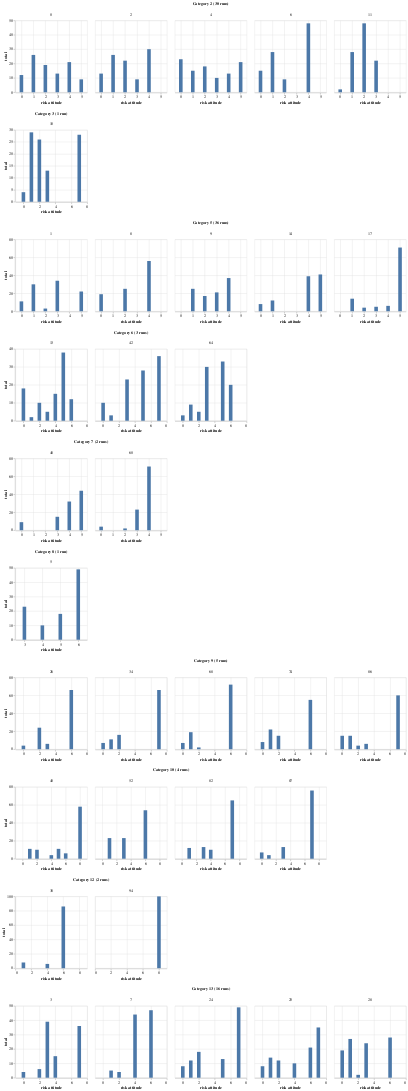

Notebook code for this chart:
### Code cell
# graph some some sample risk distributions within each category, to help understand

combined_chart = None

for category in sorted(model_last_step.population_risk_category.unique()):
    # how many runs ended in this category?
    runs = model_last_step[model_last_step.population_risk_category == category]
    num_runs = len(runs)

    agent_data = []
    # display at max 5 runs for each category
    for run in runs.head(5).itertuples():
       # get agent data from original df for this run and step
       run_agent_df = df[(df.RunId == run.RunId) & (df.Step == run.Step)]
       # group and calculate number of agents per risk level
       grouped = run_agent_df.groupby("risk_level", as_index=False).agg(total=("AgentID", "count"))
       grouped['RunId'] = run.RunId  # set run id for graphing as columned bar chart
       agent_data.append(grouped)

    # combine collected agent data for all runs in this category
    agent_df = pd.concat(agent_data)

    # column bar chart adapted from https://stackoverflow.com/a/71608013
    chart = alt.Chart(agent_df).mark_bar(width=10).encode(
            alt.X('risk_level', title='risk attitude'),
            alt.Y('total'),
            alt.Column('RunId', header=alt.Header(title=f"Category {category} ({num_runs} run{'' if num_runs == 1 else 's'})"))
        ).properties(
             width=200,
             height=200
         )

    # concatenate category charts vertically
    if combined_chart is None:
        combined_chart = chart
    else:
        combined_chart &= chart
            
combined_chart

### Figure 1 — Vega-Lite specification as saved in the notebook (floating-point values rounded to 4 significant figures)
{"config": {"view": {"continuousWidth": 300, "continuousHeight": 300}}, "vconcat": [{"data": {"name": "data-874fc18c59787a1ec0faa8f7bd721426"}, "mark": {"type": "bar", "width": 10}, "encoding": {"column": {"field": "RunId", "header": {"title": "Category 2 (30 runs)"}, "type": "quantitative"}, "x": {"field": "risk_level", "title": "risk attitude", "type": "quantitative"}, "y": {"field": "total", "type": "quantitative"}}, "height": 200, "width": 200}, {"data": {"name": "data-875560035a84a8cc749b969f9e77e5db"}, "mark": {"type": "bar", "width": 10}, "encoding": {"column": {"field": "RunId", "header": {"title": "Category 3 (1 run)"}, "type": "quantitative"}, "x": {"field": "risk_level", "title": "risk attitude", "type": "quantitative"}, "y": {"field": "total", "type": "quantitative"}}, "height": 200, "width": 200}, {"data": {"name": "data-cc22863f6be9ebae5a418442d69fe723"}, "mark": {"type": "bar", "width": 10}, "encoding": {"column": {"field": "RunId", "header": {"title": "Category 5 (36 runs)"}, "type": "quantitative"}, "x": {"field": "risk_level", "title": "risk attitude", "type": "quantitative"}, "y": {"field": "total", "type": "quantitative"}}, "height": 200, "width": 200}, {"data": {"name": "data-e8b64bd140a46fd0d14414d27c6e5ff3"}, "mark": {"type": "bar", "width": 10}, "encoding": {"column": {"field": "RunId", "header": {"title": "Category 6 (3 runs)"}, "type": "quantitative"}, "x": {"field": "risk_level", "title": "risk attitude", "type": "quantitative"}, "y": {"field": "total", "type": "quantitative"}}, "height": 200, "width": 200}, {"data": {"name": "data-f53a38916265d9d833b8d2fba5094ed3"}, "mark": {"type": "bar", "width": 10}, "encoding": {"column": {"field": "RunId", "header": {"title": "Category 7 (2 runs)"}, "type": "quantitative"}, "x": {"field": "risk_level", "title": "risk attitude", "type": "quantitative"}, "y": {"field": "total", "type": "quantitative"}}, "height": 200, "width": 200}, {"data": {"name": "data-a1f8c465775094a7461aeb38eac8c791"}, "mark": {"type": "bar", "width": 10}, "encoding": {"column": {"field": "RunId", "header": {"title": "Category 8 (1 run)"}, "type": "quantitative"}, "x": {"field": "risk_level", "title": "risk attitude", "type": "quantitative"}, "y": {"field": "total", "type": "quantitative"}}, "height": 200, "width": 200}, {"data": {"name": "data-dfd87bebef004a502e64ac475e5258a3"}, "mark": {"type": "bar", "width": 10}, "encoding": {"column": {"field": "RunId", "header": {"title": "Category 9 (5 runs)"}, "type": "quantitative"}, "x": {"field": "risk_level", "title": "risk attitude", "type": "quantitative"}, "y": {"field": "total", "type": "quantitative"}}, "height": 200, "width": 200}, {"data": {"name": "data-067601325569a1ca8a76b16adf4027f8"}, "mark": {"type": "bar", "width": 10}, "encoding": {"column": {"field": "RunId", "header": {"title": "Category 10 (4 runs)"}, "type": "quantitative"}, "x": {"field": "risk_level", "title": "risk attitude", "type": "quantitative"}, "y": {"field": "total", "type": "quantitative"}}, "height": 200, "width": 200}, {"data": {"name": "data-adf86ace4107833bc93c3d9930f69ec4"}, "mark": {"type": "bar", "width": 10}, "encoding": {"column": {"field": "RunId", "header": {"title": "Category 12 (2 runs)"}, "type": "quantitative"}, "x": {"field": "risk_level", "title": "risk attitude", "type": "quantitative"}, "y": {"field": "total", "type": "quantitative"}}, "height": 200, "width": 200}, {"data": {"name": "data-d31d3e2608be19ef35bd3c383becef2e"}, "mark": {"type": "bar", "width": 10}, "encoding": {"column": {"field": "RunId", "header": {"title": "Category 13 (16 runs)"}, "type": "quantitative"}, "x": {"field": "risk_level", "title": "risk attitude", "type": "quantitative"}, "y": {"field": "total", "type": "quantitative"}}, "height": 200, "width": 200}], "$schema": "https://vega.github.io/schema/vega-lite/v5.14.1.json", "datasets": {"data-874fc18c59787a1ec0faa8f7bd721426": [{"risk_level": 0.0, "total": 12, "RunId": 0}, {"risk_level": 1.0, "total": 26, "RunId": 0}, {"risk_level": 2.0, "total": 19, "RunId": 0}, {"risk_level": 3.0, "total": 13, "RunId": 0}, {"risk_level": 4.0, "total": 21, "RunId": 0}, {"risk_level": 5.0, "total": 9, "RunId": 0}, {"risk_level": 0.0, "total": 13, "RunId": 2}, {"risk_level": 1.0, "total": 26, "RunId": 2}, {"risk_level": 2.0, "total": 22, "RunId": 2}, {"risk_level": 3.0, "total": 9, "RunId": 2}, {"risk_level": 4.0, "total": 30, "RunId": 2}, {"risk_level": 0.0, "total": 23, "RunId": 4}, {"risk_level": 1.0, "total": 15, "RunId": 4}, {"risk_level": 2.0, "total": 18, "RunId": 4}, {"risk_level": 3.0, "total": 10, "RunId": 4}, {"risk_level": 4.0, "total": 13, "RunId": 4}, {"risk_level": 5.0, "total": 21, "RunId": 4}, {"risk_level": 0.0, "total": 15, "RunId": 6}, {"risk_level": 1.0, "total": 28, "RunId": 6}, {"risk_level": 2.0, "total": 9, "RunId": 6}, {"risk_level": 4.0, "total": 48, "RunId": 6}, {"risk_level": 0.0, "total": 2, "RunId": 11}, {"risk_level": 1.0, "total": 28, "RunId": 11}, {"risk_level": 2.0, "total": 48, "RunId": 11}, {"risk_level": 3.0, "total": 22, "RunId": 11}], "data-875560035a84a8cc749b969f9e77e5db": [{"risk_level": 0.0, "total": 4, "RunId": 10}, {"risk_level": 1.0, "total": 29, "RunId": 10}, {"risk_level": 2.0, "total": 26, "RunId": 10}, {"risk_level": 3.0, "total": 13, "RunId": 10}, {"risk_level": 7.0, "total": 28, "RunId": 10}], "data-cc22863f6be9ebae5a418442d69fe723": [{"risk_level": 0.0, "total": 11, "RunId": 1}, {"risk_level": 1.0, "total": 30, "RunId": 1}, {"risk_level": 2.0, "total": 3, "RunId": 1}, {"risk_level": 3.0, "total": 34, "RunId": 1}, {"risk_level": 5.0, "total": 22, "RunId": 1}, {"risk_level": 0.0, "total": 19, "RunId": 8}, {"risk_level": 2.0, "total": 25, "RunId": 8}, {"risk_level": 4.0, "total": 56, "RunId": 8}, {"risk_level": 1.0, "total": 25, "RunId": 9}, {"risk_level": 2.0, "total": 17, "RunId": 9}, {"risk_level": 3.0, "total": 21, "RunId": 9}, {"risk_level": 4.0, "total": 37, "RunId": 9}, {"risk_level": 0.0, "total": 8, "RunId": 14}, {"risk_level": 1.0, "total": 12, "RunId": 14}, {"risk_level": 4.0, "total": 39, "RunId": 14}, {"risk_level": 5.0, "total": 41, "RunId": 14}, {"risk_level": 1.0, "total": 14, "RunId": 17}, {"risk_level": 2.0, "total": 4, "RunId": 17}, {"risk_level": 3.0, "total": 5, "RunId": 17}, {"risk_level": 4.0, "total": 6, "RunId": 17}, {"risk_level": 5.0, "total": 71, "RunId": 17}], "data-e8b64bd140a46fd0d14414d27c6e5ff3": [{"risk_level": 0.0, "total": 18, "RunId": 13}, {"risk_level": 1.0, "total": 2, "RunId": 13}, {"risk_level": 2.0, "total": 10, "RunId": 13}, {"risk_level": 3.0, "total": 5, "RunId": 13}, {"risk_level": 4.0, "total": 15, "RunId": 13}, {"risk_level": 5.0, "total": 38, "RunId": 13}, {"risk_level": 6.0, "total": 12, "RunId": 13}, {"risk_level": 0.0, "total": 10, "RunId": 42}, {"risk_level": 1.0, "total": 3, "RunId": 42}, {"risk_level": 3.0, "total": 23, "RunId": 42}, {"risk_level": 5.0, "total": 28, "RunId": 42}, {"risk_level": 7.0, "total": 36, "RunId": 42}, {"risk_level": 0.0, "total": 3, "RunId": 64}, {"risk_level": 1.0, "total": 9, "RunId": 64}, {"risk_level": 2.0, "total": 5, "RunId": 64}, {"risk_level": 3.0, "total": 30, "RunId": 64}, {"risk_level": 5.0, "total": 33, "RunId": 64}, {"risk_level": 6.0, "total": 20, "RunId": 64}], "data-f53a38916265d9d833b8d2fba5094ed3": [{"risk_level": 0.0, "total": 9, "RunId": 48}, {"risk_level": 3.0, "total": 15, "RunId": 48}, {"risk_level": 4.0, "total": 32, "RunId": 48}, {"risk_level": 5.0, "total": 44, "RunId": 48}, {"risk_level": 0.0, "total": 4, "RunId": 60}, {"risk_level": 2.0, "total": 2, "RunId": 60}, {"risk_level": 3.0, "total": 23, "RunId": 60}, {"risk_level": 4.0, "total": 71, "RunId": 60}], "data-a1f8c465775094a7461aeb38eac8c791": [{"risk_level": 3.0, "total": 23, "RunId": 5}, {"risk_level": 4.0, "total": 10, "RunId": 5}, {"risk_level": 5.0, "total": 18, "RunId": 5}, {"risk_level": 6.0, "total": 49, "RunId": 5}], "data-dfd87bebef004a502e64ac475e5258a3": [{"risk_level": 0.0, "total": 4, "RunId": 26}, {"risk_level": 2.0, "total": 24, "RunId": 26}, {"risk_level": 3.0, "total": 6, "RunId": 26}, {"risk_level": 6.0, "total": 66, "RunId": 26}, {"risk_level": 0.0, "total": 7, "RunId": 34}, {"risk_level": 1.0, "total": 11, "RunId": 34}, {"risk_level": 2.0, "total": 16, "RunId": 34}, {"risk_level": 7.0, "total": 66, "RunId": 34}, {"risk_level": 0.0, "total": 7, "RunId": 68}, {"risk_level": 1.0, "total": 19, "RunId": 68}, {"risk_level": 2.0, "total": 2, "RunId": 68}, {"risk_level": 6.0, "total": 72, "RunId": 68}, {"risk_level": 0.0, "total": 8, "RunId": 74}, {"risk_level": 1.0, "total": 22, "RunId": 74}, {"risk_level": 2.0, "total": 15, "RunId": 74}, {"risk_level": 6.0, "total": 55, "RunId": 74}, {"risk_level": 0.0, "total": 15, "RunId": 86}, {"risk_level": 1.0, "total": 15, "RunId": 86}, {"risk_level": 2.0, "total": 4, "RunId": 86}, {"risk_level": 3.0, "total": 6, "RunId": 86}, {"risk_level": 7.0, "total": 60, "RunId": 86}], "data-067601325569a1ca8a76b16adf4027f8": [{"risk_level": 1.0, "total": 11, "RunId": 40}, {"risk_level": 2.0, "total": 10, "RunId": 40}, {"risk_level": 4.0, "total": 4, "RunId": 40}, {"risk_level": 5.0, "total": 11, "RunId": 40}, {"risk_level": 6.0, "total": 6, "RunId": 40}, {"risk_level": 8.0, "total": 58, "RunId": 40}, {"risk_level": 1.0, "total": 23, "RunId": 52}, {"risk_level": 3.0, "total": 23, "RunId": 52}, {"risk_level": 6.0, "total": 54, "RunId": 52}, {"risk_level": 1.0, "total": 12, "RunId": 82}, {"risk_level": 3.0, "total": 13, "RunId": 82}, {"risk_level": 4.0, "total": 10, "RunId": 82}, {"risk_level": 7.0, "total": 65, "RunId": 82}, {"risk_level": 0.0, "total": 7, "RunId": 87}, {"risk_level": 1.0, "total": 4, "RunId": 87}, {"risk_level": 3.0, "total": 13, "RunId": 87}, {"risk_level": 7.0, "total": 76, "RunId": 87}], "data-adf86ace4107833bc93c3d9930f69ec4": [{"risk_level": 1.0, "total": 8, "RunId": 38}, {"risk_level": 4.0, "total": 6, "RunId": 38}, {"risk_level": 6.0, "total": 86, "RunId": 38}, {"risk_level": 8.0, "total": 100, "RunId": 94}], "data-d31d3e2608be19ef35bd3c383becef2e": [{"risk_level": 0.0, "total": 4, "RunId": 3}, {"risk_level": 2.0, "total": 6, "RunId": 3}, {"risk_level": 3.0, "total": 39, "RunId": 3}, {"risk_level": 4.0, "total": 15, "RunId": 3}, {"risk_level": 7.0, "total": 36, "RunId": 3}, {"risk_level": 1.0, "total": 5, "RunId": 7}, {"risk_level": 2.0, "total": 4, "RunId": 7}, {"risk_level": 4.0, "total": 44, "RunId": 7}, {"risk_level": 6.0, "total": 47, "RunId": 7}, {"risk_level": 0.0, "total": 8, "RunId": 24}, {"risk_level": 1.0, "total": 12, "RunId": 24}, {"risk_level": 2.0, "total": 18, "RunId": 24}, {"risk_level": 5.0, "total": 13, "RunId": 24}, {"risk_level": 7.0, "total": 49, "RunId": 24}, {"risk_level": 0.0, "total": 8, "RunId": 25}, {"risk_level": 1.0, "total": 14, "RunId": 25}, {"risk_level": 2.0, "total": 12, "RunId": 25}, {"risk_level": 4.0, "total": 10, "RunId": 25}, {"risk_level": 6.0, "total": 21, "RunId": 25}, {"risk_level": 7.0, "total": 35, "RunId": 25}, {"risk_level": 0.0, "total": 19, "RunId": 28}, {"risk_level": 1.0, "total": 27, "RunId": 28}, {"risk_level": 2.0, "total": 2, "RunId": 28}, {"risk_level": 3.0, "total": 24, "RunId": 28}, {"risk_level": 6.0, "total": 28, "RunId": 28}]}}
